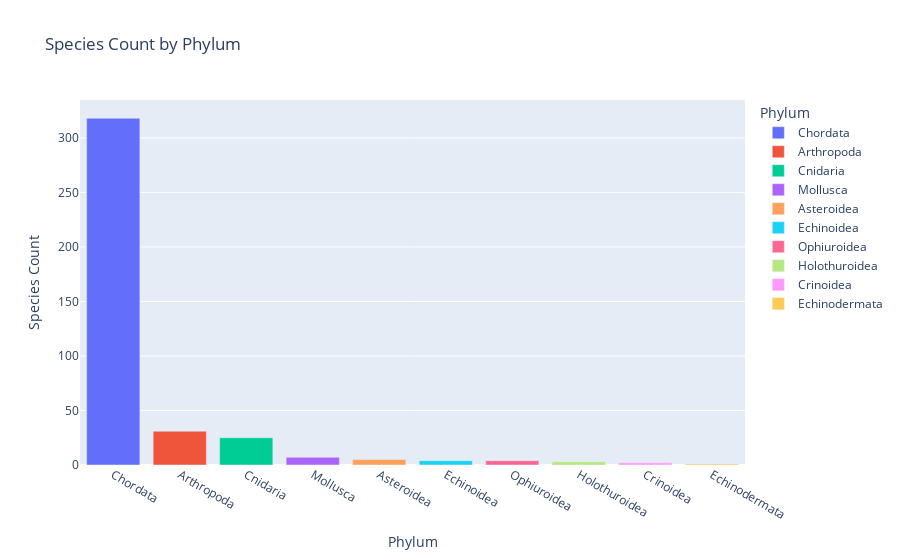

The cell this chart's notebook holds for it:
### Code cell
import plotly.express as px

# Create a dataframe for phylum counts
phylum_count = dataset['phylum'].value_counts().reset_index()
phylum_count.columns = ['phylum', 'count']


fig_phylum = px.bar(phylum_count, x='phylum', y='count',
                    title='Species Count by Phylum',
                    labels={'phylum': 'Phylum', 'count': 'Species Count'},
                    color='phylum')  
fig_phylum.show()

### Figure 1 — Plotly figure (JSON) as saved in the notebook; plotly's stock layout.template omitted (floating-point values rounded to 4 significant figures)
{"data": [{"alignmentgroup": "True", "hovertemplate": "Phylum=%{x}<br>Species Count=%{y}<extra></extra>", "legendgroup": "Chordata", "marker": {"color": "#636efa", "pattern": {"shape": ""}}, "name": "Chordata", "offsetgroup": "Chordata", "orientation": "v", "showlegend": true, "textposition": "auto", "type": "bar", "x": ["Chordata"], "xaxis": "x", "y": [318], "yaxis": "y"}, {"alignmentgroup": "True", "hovertemplate": "Phylum=%{x}<br>Species Count=%{y}<extra></extra>", "legendgroup": "Arthropoda", "marker": {"color": "#EF553B", "pattern": {"shape": ""}}, "name": "Arthropoda", "offsetgroup": "Arthropoda", "orientation": "v", "showlegend": true, "textposition": "auto", "type": "bar", "x": ["Arthropoda"], "xaxis": "x", "y": [31], "yaxis": "y"}, {"alignmentgroup": "True", "hovertemplate": "Phylum=%{x}<br>Species Count=%{y}<extra></extra>", "legendgroup": "Cnidaria", "marker": {"color": "#00cc96", "pattern": {"shape": ""}}, "name": "Cnidaria", "offsetgroup": "Cnidaria", "orientation": "v", "showlegend": true, "textposition": "auto", "type": "bar", "x": ["Cnidaria"], "xaxis": "x", "y": [25], "yaxis": "y"}, {"alignmentgroup": "True", "hovertemplate": "Phylum=%{x}<br>Species Count=%{y}<extra></extra>", "legendgroup": "Mollusca", "marker": {"color": "#ab63fa", "pattern": {"shape": ""}}, "name": "Mollusca", "offsetgroup": "Mollusca", "orientation": "v", "showlegend": true, "textposition": "auto", "type": "bar", "x": ["Mollusca"], "xaxis": "x", "y": [7], "yaxis": "y"}, {"alignmentgroup": "True", "hovertemplate": "Phylum=%{x}<br>Species Count=%{y}<extra></extra>", "legendgroup": "Asteroidea", "marker": {"color": "#FFA15A", "pattern": {"shape": ""}}, "name": "Asteroidea", "offsetgroup": "Asteroidea", "orientation": "v", "showlegend": true, "textposition": "auto", "type": "bar", "x": ["Asteroidea"], "xaxis": "x", "y": [5], "yaxis": "y"}, {"alignmentgroup": "True", "hovertemplate": "Phylum=%{x}<br>Species Count=%{y}<extra></extra>", "legendgroup": "Echinoidea", "marker": {"color": "#19d3f3", "pattern": {"shape": ""}}, "name": "Echinoidea", "offsetgroup": "Echinoidea", "orientation": "v", "showlegend": true, "textposition": "auto", "type": "bar", "x": ["Echinoidea"], "xaxis": "x", "y": [4], "yaxis": "y"}, {"alignmentgroup": "True", "hovertemplate": "Phylum=%{x}<br>Species Count=%{y}<extra></extra>", "legendgroup": "Ophiuroidea", "marker": {"color": "#FF6692", "pattern": {"shape": ""}}, "name": "Ophiuroidea", "offsetgroup": "Ophiuroidea", "orientation": "v", "showlegend": true, "textposition": "auto", "type": "bar", "x": ["Ophiuroidea"], "xaxis": "x", "y": [4], "yaxis": "y"}, {"alignmentgroup": "True", "hovertemplate": "Phylum=%{x}<br>Species Count=%{y}<extra></extra>", "legendgroup": "Holothuroidea", "marker": {"color": "#B6E880", "pattern": {"shape": ""}}, "name": "Holothuroidea", "offsetgroup": "Holothuroidea", "orientation": "v", "showlegend": true, "textposition": "auto", "type": "bar", "x": ["Holothuroidea"], "xaxis": "x", "y": [3], "yaxis": "y"}, {"alignmentgroup": "True", "hovertemplate": "Phylum=%{x}<br>Species Count=%{y}<extra></extra>", "legendgroup": "Crinoidea", "marker": {"color": "#FF97FF", "pattern": {"shape": ""}}, "name": "Crinoidea", "offsetgroup": "Crinoidea", "orientation": "v", "showlegend": true, "textposition": "auto", "type": "bar", "x": ["Crinoidea"], "xaxis": "x", "y": [2], "yaxis": "y"}, {"alignmentgroup": "True", "hovertemplate": "Phylum=%{x}<br>Species Count=%{y}<extra></extra>", "legendgroup": "Echinodermata", "marker": {"color": "#FECB52", "pattern": {"shape": ""}}, "name": "Echinodermata", "offsetgroup": "Echinodermata", "orientation": "v", "showlegend": true, "textposition": "auto", "type": "bar", "x": ["Echinodermata"], "xaxis": "x", "y": [1], "yaxis": "y"}], "layout": {"barmode": "relative", "legend": {"title": {"text": "Phylum"}, "tracegroupgap": 0}, "title": {"text": "Species Count by Phylum"}, "xaxis": {"anchor": "y", "categoryarray": ["Chordata", "Arthropoda", "Cnidaria", "Mollusca", "Asteroidea", "Echinoidea", "Ophiuroidea", "Holothuroidea", "Crinoidea", "Echinodermata"], "categoryorder": "array", "domain": [0, 1], "title": {"text": "Phylum"}}, "yaxis": {"anchor": "x", "domain": [0, 1], "title": {"text": "Species Count"}}}}
